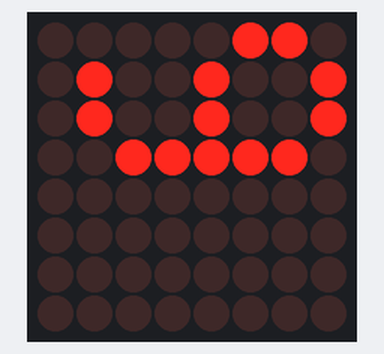
Recording of a sketch running on a simulated Arduino Uno, built with avr-gcc and run on an emulated ATmega328P. On the bench: 8×8 LED matrix.

Above: at 0.1 s.

The sketch:

time_led_001.ino
```cpp
#include <LedControl.h>
//#include <binary.h>
//#include <avr/pgmspace.h>  //for ProgMem

//LedControl(dataPin,clockPin,csPin,numDevices)
LedControl lc1=LedControl(2,4,3,1);
//How I have connected it on my board (only check it is Digital IO)
//DIN = blue   = 2
//CS  = purpel = 3
//CLK = grey   = 4

//add a delay variable for updates in between characters
unsigned long delaytime=1000;


void setup() {
  // put your setup code here, to run once:
  //initialize Display, autodetect how many present and set to 0 (no LED on)
  for(int index=0;index<lc1.getDeviceCount();index++){
    lc1.shutdown(index,false);
    lc1.setIntensity(index,8);
    lc1.clearDisplay(0);
  }

}
void countDown(){
  int i=9;

}

void writeonMatrix(){

//character data
byte a0[5]={B00111110, B01000001, B01000001, B00111110, B00000000}; // 0
byte a1[5]={B01000010, B01111111, B01000000, B00000000, B00000000}; // 1
byte a2[5]={B01100010, B01010001, B01001001, B01000110, B00000000}; // 2
byte a3[5]={B00100010, B01000001, B01001001, B00110110, B00000000}; // 3
byte a4[5]={B00011000, B00010100, B00010010, B01111111, B00000000}; // 4
byte a5[5]={B00100111, B01000101, B01000101, B00111001, B00000000}; // 5
byte a6[5]={B00111110, B01001001, B01001001, B00110000, B00000000}; // 6
byte a7[5]={B01100001, B00010001, B00001001, B00000111, B00000000}; // 7
byte a8[5]={B00110110, B01001001, B01001001, B00110110, B00000000}; // 8
byte a9[5]={B00000110, B01001001, B01001001, B00111110, B00000000}; // 9

  lc1.setRow(0,0,a9[0]);
  lc1.setRow(0,1,a9[1]);
  lc1.setRow(0,2,a9[2]);
  lc1.setRow(0,3,a9[3]);
  lc1.setRow(0,4,a9[4]);


}
void loop() {
  // put your main code here, to run repeatedly:
  writeonMatrix();
  delay(delaytime);
  lc1.clearDisplay(0);
  delay(delaytime);

}
```
